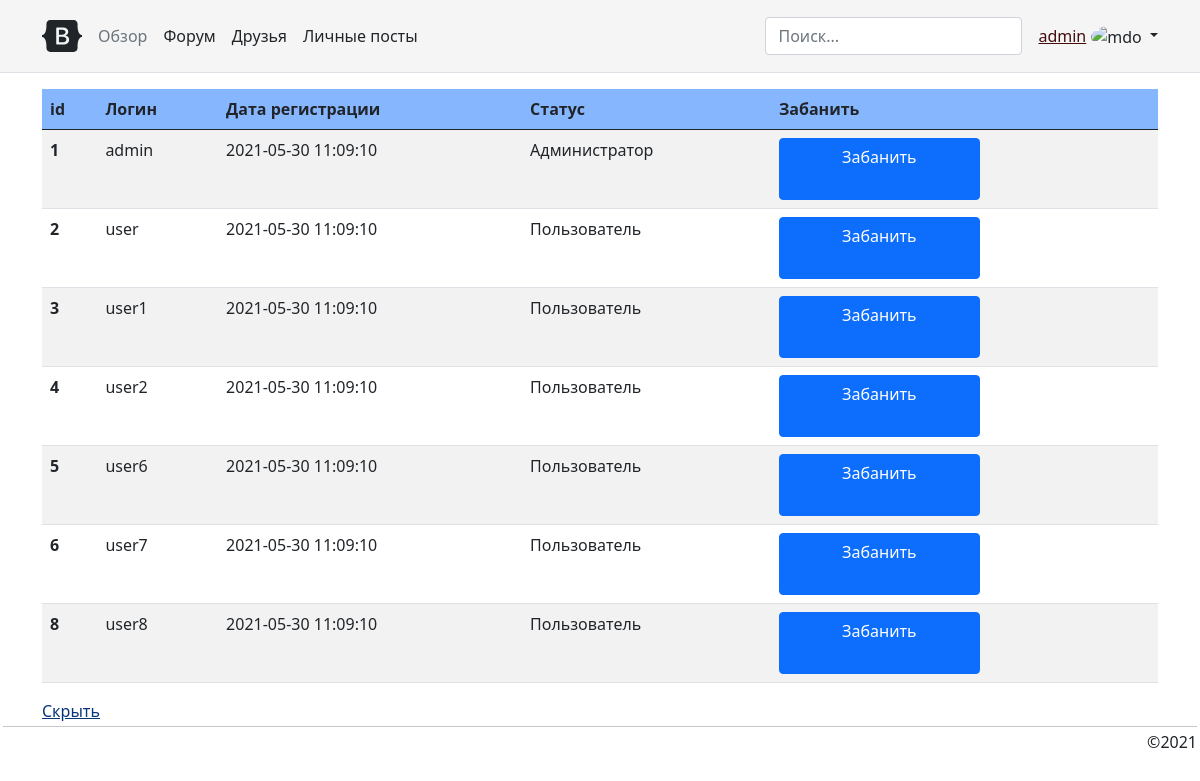
Page /users (signed in) on the earlier database version.
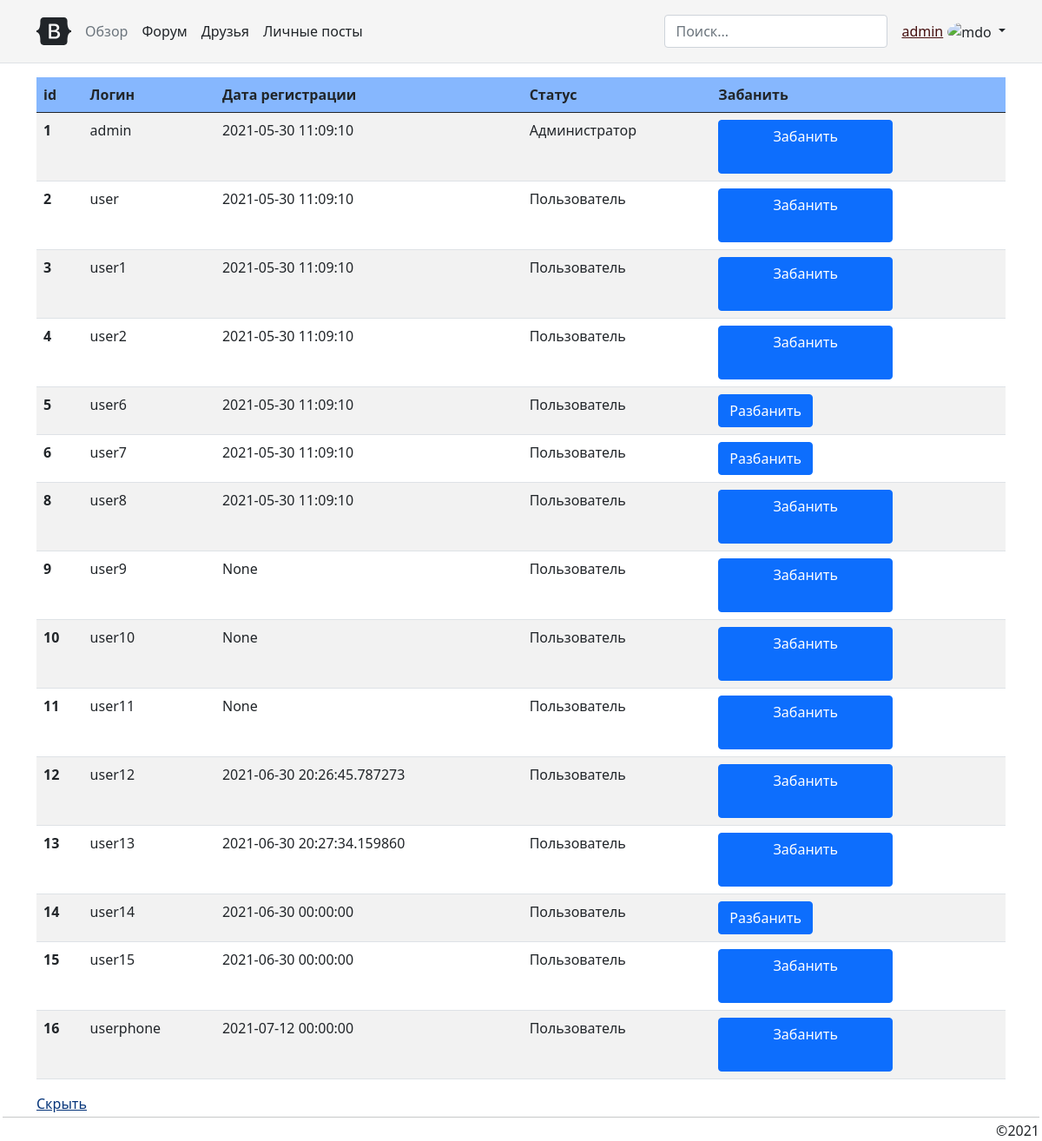
Same page on the later database version.
### data/user.py (models this page shows, shortened)
class User(SqlAlchemyBase, UserMixin):
    __tablename__ = 'users'  # Подключение к таблице 'users' базы данных
    id = sqlalchemy.Column(sqlalchemy.Integer, primary_key=True, autoincrement=True)  # Выбор столбца
    login = sqlalchemy.Column(sqlalchemy.String, index=True, unique=True)  # __||__
    hashed_password = sqlalchemy.Column(sqlalchemy.String, nullable=True)  # __||__
    status_id = sqlalchemy.Column(sqlalchemy.Integer, sqlalchemy.ForeignKey('user_status.id'),
                                                                                        nullable=True)
    registration_date = sqlalchemy.Column(sqlalchemy.TIMESTAMP, nullable=True)
    deleted = sqlalchemy.Column(sqlalchemy.Boolean, nullable=True)
    status = relationship("UserStatus", foreign_keys=[status_id])

### data/user_status.py (models this page shows)
class UserStatus(SqlAlchemyBase, UserMixin):
    __tablename__ = 'user_status'  # Подключение к таблице 'users_status' базы данных
    id = sqlalchemy.Column(sqlalchemy.Integer, primary_key=True, autoincrement=True)  # Выбор столбца
    status = sqlalchemy.Column(sqlalchemy.String, nullable=True)
    users = relationship("User")
    def __repr__(self):
        return f'{self.status}'  # возвращает статус

### app.py (the view)
@app.route('/users', methods=["POST", "GET"])
@login_required
def users():  # Возвращает админу список пользователей
    if current_user.status_id != 1:
        return "Доступ запрещен"
    db_sess = db_session.create_session()
    if request.method == 'POST':
        if request.form['user_id']:
            print(request.form['user_id'])
            user = db_sess.query(User).filter(User.id == request.form['user_id']).first()
            user.deleted = not user.deleted
            db_sess.commit()
    users = db_sess.query(User).order_by(User.id.asc())  # Присвоение переменной таблицы БД
    return render_template('users.html', users=users)

### app.py (called while the page is built)
@login_manager.user_loader  # Логин
def load_user(user_id):
    db_sess = db_session.create_session()
    return db_sess.query(User).get(user_id)

### data/db_session.py (called while the page is built)
def create_session() -> Session:
    global __factory
    return __factory()

### templates/users.html (shortened to what this page needs)
{% extends "index.html" %}
{% block content %}
    <table class="table table-striped">
        <thead>
        <tr>
              <th scope="col">id</th>
              <th scope="col">Логин</th>
              <th scope="col">Дата регистрации</th>
              <th scope="col">Статус</th>
              <th scope="col">Забанить</th>
            </tr>
        </thead>
        <tbody>
          {% for user in users %}
            <tr>
              <th scope="row">{{ user.id }}</th>
              <td>{{ user.login }}</td>
              <td>{{ user.registration_date }}</td>
              <td>{{ user.status}}</td>
                <td>
                    {% if current_user.status_id == 1  %}
                        <form action="" method="post">
                            <input class="btn btn-primary" type="submit"
                                    value="{% if user.deleted == 0%}Забанить
                                          {% else %}Разбанить{% endif %}" align="center"> </input>
                        </form>
                    {% else %}
                        {% if user.deleted == "True" %}
                            {% print("Удален") %}
                        {% else %}
                            {% print("Не удален") %}
                        {% endif %}
                    {% endif %}
                </td>
            </tr>
          {% endfor %}
        </tbody>
    </table>
    <a href="{{ url_for('clear') }}">Скрыть</a>
{% endblock %}

### templates/index.html (shortened to what this page needs)
<!doctype html>
<html lang="ru">
<html>
<head>
    <link href="{{ url_for('static', filename='bootstrap/css/bootstrap.min.css') }}" rel="stylesheet">
    <link href="{{ url_for('static', filename='css/style.css') }}" rel="stylesheet">
    <link rel="stylesheet" type="text/css"
          href="{{ url_for('static', filename='bootstrap/css/headers.css') }}"/>
</head>
<body>
    <header class="p-3 mb-3 border-bottom" style="">
        <div class="container">
            <div class="d-flex flex-wrap align-items-center justify-content-center justify-content-lg-start">
                <a href="/" class="d-flex align-items-center mb-2 mb-lg-0 text-dark text-decoration-none">
                    <svg class="bi me-2" width="40" height="32" role="img" aria-label="Bootstrap">
                        <use xlink:href="#bootstrap"></use>
                    </svg>
                </a>
                <ul class="nav col-12 col-lg-auto me-lg-auto mb-2 justify-content-center mb-md-0">
                    <li><a href="#" class="nav-link px-2 link-secondary">Обзор</a></li>
                    <li><a href="{{ url_for('sections') }}" class="nav-link px-2 link-dark">Форум</a></li>
                    <li><a href="#" class="nav-link px-2 link-dark">Друзья</a></li>
                    <li><a href="#" class="nav-link px-2 link-dark">Личные посты</a></li>
                </ul>
                <form class="col-12 col-lg-auto mb-3 mb-lg-0 me-lg-3">
                    <input type="search" class="form-control" placeholder="Поиск..." aria-label="Поиск">
                </form>
                {% if current_user.is_authenticated %}
                    <a id="user-url" href="##" style="margin-right: 5px">{{ current_user.login }}</a>
                    <div class="dropdown text-end">
                        <a href="#" class="d-block link-dark text-decoration-none dropdown-toggle"
                           id="dropdownUser1" data-bs-toggle="dropdown" aria-expanded="false">
                            <img src="https://okeygeek.ru/wp-content/uploads/2020/03/no_avatar.png"
                                            alt="mdo" width="32" height="32" class="rounded-circle">
                        </a>
                    </div>
                {% endif %}
            </div>
        </div>
    </header>
    <main role="main" class="container">
        {% block content %}{% endblock %}
    </main>
    <hr style="margin: 3px">
    <footer align="right" class="footer">
        <div style="margin-right: 3px">
            ©2021
        </div>
    </footer>
</body>
</html>

### static/css/style.css (style rules this page uses)
body { background-color: white; }
header { background-color: whitesmoke; }
thead { background-color: #86b7fe; }
#user-url { color: #440e0e }
a { color: #06357a }

Differences in the rows shown:
changed User "user6": deleted "Забанить" → "Разбанить"
changed User "user7": deleted "Забанить" → "Разбанить"
added User: id "9", login "user9", registration_date "None", status "Пользователь", deleted "Забанить"
added User: id "10", login "user10", registration_date "None", status "Пользователь", deleted "Забанить"
added User: id "11", login "user11", registration_date "None", status "Пользователь", deleted "Забанить"
added User: id "12", login "user12", registration_date "2021-06-30 20:26:45.787273", status "Пользователь", deleted "Забанить"
added User: id "13", login "user13", registration_date "2021-06-30 20:27:34.159860", status "Пользователь", deleted "Забанить"
added User: id "14", login "user14", registration_date "2021-06-30 00:00:00", status "Пользователь", deleted "Разбанить"
added User: id "15", login "user15", registration_date "2021-06-30 00:00:00", status "Пользователь", deleted "Забанить"
added User: id "16", login "userphone", registration_date "2021-07-12 00:00:00", status "Пользователь", deleted "Забанить"
